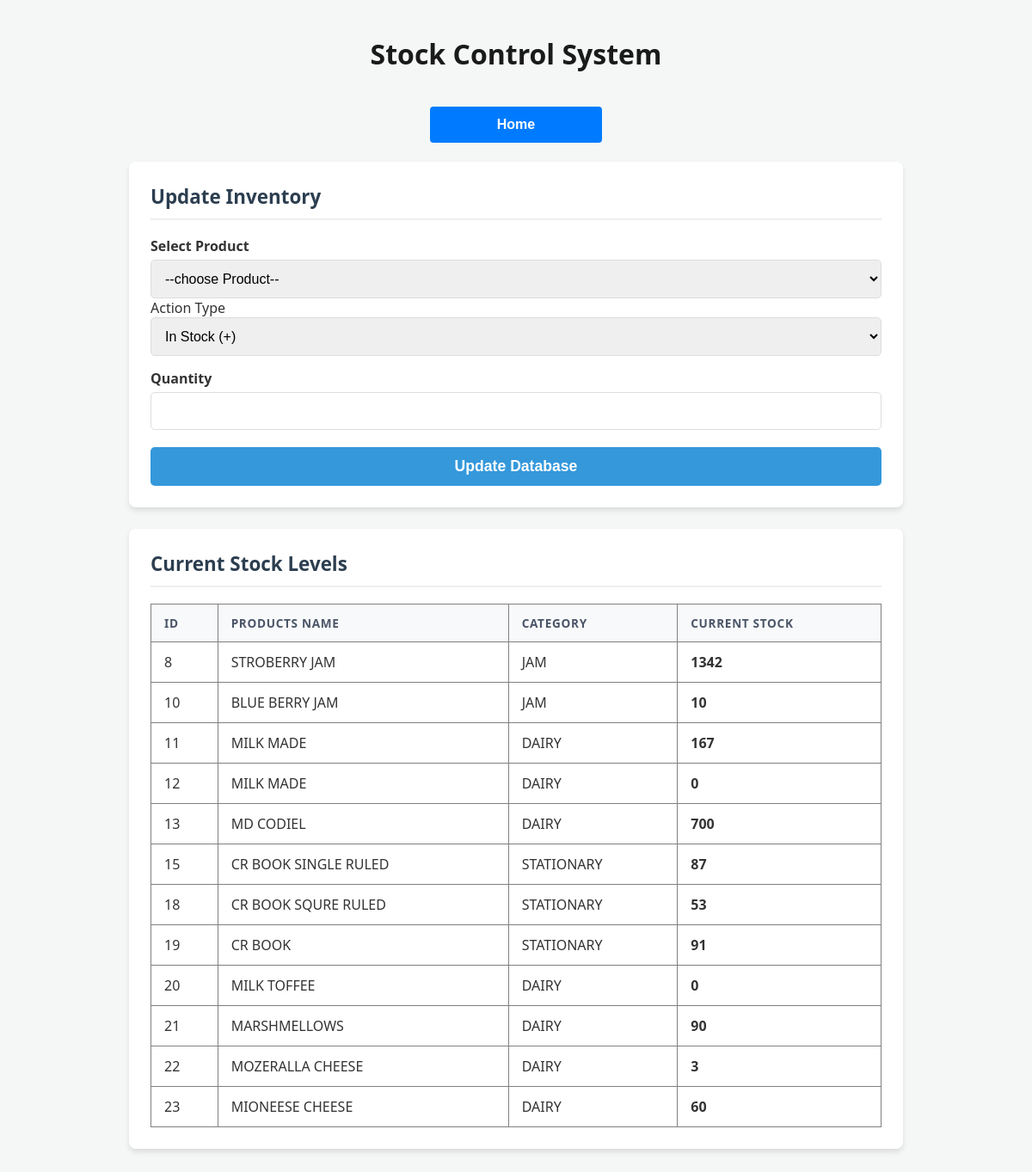
/Instock.php, run on the app's committed database.
### tables this page shows
CREATE TABLE IF NOT EXISTS `product` (
  `id` int(11) NOT NULL AUTO_INCREMENT,
  `PRODUCT_NAME` varchar(255) NOT NULL,
  `product_category` varchar(100) DEFAULT NULL,
  `brand` varchar(100) NOT NULL,
  `contact_no` varchar(10) NOT NULL,
  `email` varchar(255) DEFAULT NULL,
  `ADDRESS` text,
  `current_stock` int(11) DEFAULT '0',
  PRIMARY KEY (`id`)
);

### Instock.php (the view, shortened to what this page needs)
<?php
$conn=mysqli_connect("localhost","root","","my_new_db");
?>
<!DOCTYPE html>
<html lang="en">
<head>
	<link rel="stylesheet" href="Instock.css">
</head>
<body>
	<div class="container">
		<h1>Stock Control System</h1>
		<center><button><a href="DASHBOARD.php">Home</button></a></center><br>
		<div class="card">
			<h2>Update Inventory</h2>
			<form method="POST">
				<lable>Select Product</lable>
				<select name="product_id" required>
					<option value="">--choose Product--</option>
				</select>
				<label>Action Type</label>
				<select name="action_type" required>
					<option value="in">In Stock (+)</option>
				<select>
				<lable>Quantity</lable>
				<input type="number" name="qty" min="1" required>
				<button type="submit" class="btn">Update Database</button>
			</form>
		</div>
		<div class="card">
			<h2>Current Stock Levels</h2>
			<table border="1" width="100%" style="border-collapse:collapse;">
				<thead>
					<tr style="background:#f4f4f4;">
						<th>ID</th>
						<th>Products Name</th>
						<th>Category</th>
						<th>Current Stock</th>
					</tr>
				</thead>
					<tbody>
						<?php
						$inventory = mysqli_query($conn,"SELECT * FROM product");
						while($item = mysqli_fetch_assoc($inventory)){
							echo "<tr>
									<td>".$item['id']."</td>
									<td>".$item['PRODUCT_NAME']."</td>
									<td>".$item['product_category']."</td>
									<td style='font-weight:bold;'>".$item['current_stock']."</td>
								</tr>";
						}
						?>
					</tbody>
			</table>
		</div>
	</div>
</body>
</html>

### Instock.css (style rules this page uses)
body { font-family:'Segoe UI',Tahoma,Geneva,Verdana,sans-serif; background-color:#f4f7f6; color:#333; margin:0; padding:20px; }
button { width:200px; padding:12px; background-color:#007bff; border:none; color:white; font-size:16px; font-weight:bold; border-radius:4px; cursor:pointer; transition:background-color 0.3s; margin-top:10px; }
.container { max-width:900px; margin:0 auto; }
h1 { text-align:center; color:#1a1a1a; margin-bottom:30px; }
.card { background:#ffffff; padding:25px; margin-bottom:25px; border-radius:8px; box-shadow:0 4px 6px rgba(0,0,0,0.1); }
h2 { margin-top:0; font-size:1.4rem; color:#2c3e50; border-bottom:2px solid #eee; padding-bottom:10px; }
lable { display:block; margin-top:15px; margin-bottom:5px; font-weight:600; }
select,input[type="number"] { width:100%; padding:12px; border:1px solid #ddd; border-radius:5px; font-size:1rem; box-sizing:border-box; }
.btn { display:block; width:100%; background-color:#3498db; color:white; border:none; padding:12px; margin-top:20px; border-radius:5px; font-size:1.1rem; font-weight:bold; cursor:pointer; transition:background 0.3s ease; }
table { width:100%; border-collapse:collapse; margin-top:15px; background-color:white; }
th,td { text-align:left; padding:12px 15px; border-bottom"1px solid #edf2f7; }
th { background-color:#f8f9fa; color:#4a5568; text-transform:uppercase; font-size:0.85rem; letter-spacing:0.05em; }
a { text-decoration-line:none; color:white; }

### data on the page
product: id "8", PRODUCT_NAME "STROBERRY JAM", product_category "JAM", current_stock "1342"
product: id "10", PRODUCT_NAME "BLUE BERRY JAM", product_category "JAM", current_stock "10"
product: id "11", PRODUCT_NAME "MILK MADE", product_category "DAIRY", current_stock "167"
product: id "12", PRODUCT_NAME "MILK MADE", product_category "DAIRY", current_stock "0"
product: id "13", PRODUCT_NAME "MD CODIEL", product_category "DAIRY", current_stock "700"
product: id "15", PRODUCT_NAME "CR BOOK SINGLE RULED", product_category "STATIONARY", current_stock "87"
product: id "18", PRODUCT_NAME "CR BOOK SQURE RULED", product_category "STATIONARY", current_stock "53"
product: id "19", PRODUCT_NAME "CR BOOK", product_category "STATIONARY", current_stock "91"
product: id "20", PRODUCT_NAME "MILK TOFFEE", product_category "DAIRY", current_stock "0"
product: id "21", PRODUCT_NAME "MARSHMELLOWS", product_category "DAIRY", current_stock "90"
product: id "22", PRODUCT_NAME "MOZERALLA CHEESE", product_category "DAIRY", current_stock "3"
product: id "23", PRODUCT_NAME "MIONEESE CHEESE", product_category "DAIRY", current_stock "60"
